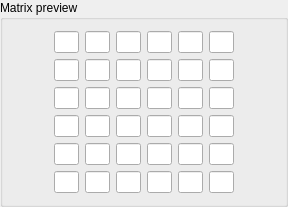
    <widget class="QGroupBox" name="gbMatrixPreview">
     <property name="title">
      <string>Matrix preview</string>
     </property>
     <layout class="QVBoxLayout" name="verticalLayout_4">
      <item>
       <layout class="QHBoxLayout" name="horizontalLayout">
        <item>
         <spacer name="horizontalSpacer_3">
          <property name="orientation">
           <enum>Qt::Horizontal</enum>
          </property>
          <property name="sizeHint" stdset="0">
           <size>
            <width>40</width>
            <height>20</height>
           </size>
          </property>
         </spacer>
        </item>
        <item>
         <layout class="QGridLayout" name="gridLayout">
          <property name="sizeConstraint">
           <enum>QLayout::SetDefaultConstraint</enum>
          </property>
          <item row="4" column="3">
           <widget class="QLineEdit" name="txtMatrix_42">
            <property name="sizePolicy">
             <sizepolicy hsizetype="Expanding" vsizetype="Fixed">
              <horstretch>0</horstretch>
              <verstretch>0</verstretch>
             </sizepolicy>
            </property>
            <property name="maximumSize">
             <size>
              <width>25</width>
              <height>16777215</height>
             </size>
            </property>
            <property name="text">
             <string/>
            </property>
            <property name="maxLength">
             <number>1</number>
            </property>
            <property name="alignment">
             <set>Qt::AlignCenter</set>
            </property>
            <property name="readOnly">
             <bool>true</bool>
            </property>
           </widget>
          </item>
          <item row="4" column="5">
           <widget class="QLineEdit" name="txtMatrix_44">
            <property name="sizePolicy">
             <sizepolicy hsizetype="Expanding" vsizetype="Fixed">
              <horstretch>0</horstretch>
              <verstretch>0</verstretch>
             </sizepolicy>
            </property>
            <property name="maximumSize">
             <size>
              <width>25</width>
              <height>16777215</height>
             </size>
            </property>
            <property name="text">
             <string/>
            </property>
            <property name="maxLength">
             <number>1</number>
            </property>
            <property name="alignment">
             <set>Qt::AlignCenter</set>
            </property>
            <property name="readOnly">
             <bool>true</bool>
            </property>
           </widget>
          </item>
          <item row="0" column="1">
           <widget class="QLineEdit" name="txtMatrix_00">
            <property name="sizePolicy">
             <sizepolicy hsizetype="Expanding" vsizetype="Fixed">
              <horstretch>0</horstretch>
              <verstretch>0</verstretch>
             </sizepolicy>
            </property>
            <property name="maximumSize">
             <size>
              <width>25</width>
              <height>16777215</height>
             </size>
            </property>
            <property name="text">
             <string/>
            </property>
            <property name="maxLength">
             <number>1</number>
            </property>
            <property name="alignment">
             <set>Qt::AlignCenter</set>
            </property>
            <property name="readOnly">
             <bool>true</bool>
            </property>
           </widget>
          </item>
          <item row="0" column="2">
           <widget class="QLineEdit" name="txtMatrix_01">
            <property name="sizePolicy">
             <sizepolicy hsizetype="Expanding" vsizetype="Fixed">
              <horstretch>0</horstretch>
              <verstretch>0</verstretch>
             </sizepolicy>
            </property>
            <property name="maximumSize">
             <size>
              <width>25</width>
              <height>16777215</height>
             </size>
            </property>
            <property name="text">
             <string/>
            </property>
            <property name="maxLength">
             <number>1</number>
            </property>
            <property name="alignment">
             <set>Qt::AlignCenter</set>
            </property>
            <property name="readOnly">
             <bool>true</bool>
            </property>
           </widget>
          </item>
          <item row="1" column="5">
           <widget class="QLineEdit" name="txtMatrix_14">
            <property name="sizePolicy">
             <sizepolicy hsizetype="Expanding" vsizetype="Fixed">
              <horstretch>0</horstretch>
              <verstretch>0</verstretch>
             </sizepolicy>
            </property>
            <property name="maximumSize">
             <size>
              <width>25</width>
              <height>16777215</height>
             </size>
            </property>
            <property name="text">
             <string/>
            </property>
            <property name="maxLength">
             <number>1</number>
            </property>
            <property name="alignment">
             <set>Qt::AlignCenter</set>
            </property>
            <property name="readOnly">
             <bool>true</bool>
            </property>
           </widget>
          </item>
          <item row="2" column="4">
           <widget class="QLineEdit" name="txtMatrix_23">
            <property name="sizePolicy">
             <sizepolicy hsizetype="Expanding" vsizetype="Fixed">
              <horstretch>0</horstretch>
              <verstretch>0</verstretch>
             </sizepolicy>
            </property>
            <property name="maximumSize">
             <size>
              <width>25</width>
              <height>16777215</height>
             </size>
            </property>
            <property name="text">
             <string/>
            </property>
            <property name="maxLength">
             <number>1</number>
            </property>
            <property name="alignment">
             <set>Qt::AlignCenter</set>
            </property>
            <property name="readOnly">
             <bool>true</bool>
            </property>
           </widget>
          </item>
          <item row="3" column="2">
           <widget class="QLineEdit" name="txtMatrix_31">
            <property name="sizePolicy">
             <sizepolicy hsizetype="Expanding" vsizetype="Fixed">
              <horstretch>0</horstretch>
              <verstretch>0</verstretch>
             </sizepolicy>
            </property>
            <property name="maximumSize">
             <size>
              <width>25</width>
              <height>16777215</height>
             </size>
            </property>
            <property name="text">
             <string/>
            </property>
            <property name="maxLength">
             <number>1</number>
            </property>
            <property name="alignment">
             <set>Qt::AlignCenter</set>
            </property>
            <property name="readOnly">
             <bool>true</bool>
            </property>
           </widget>
          </item>
          <item row="4" column="2">
           <widget class="QLineEdit" name="txtMatrix_41">
            <property name="sizePolicy">
             <sizepolicy hsizetype="Expanding" vsizetype="Fixed">
              <horstretch>0</horstretch>
              <verstretch>0</verstretch>
             </sizepolicy>
            </property>
            <property name="maximumSize">
             <size>
              <width>25</width>
              <height>16777215</height>
             </size>
            </property>
            <property name="text">
             <string/>
            </property>
            <property name="maxLength">
             <number>1</number>
            </property>
            <property name="alignment">
             <set>Qt::AlignCenter</set>
            </property>
            <property name="readOnly">
             <bool>true</bool>
            </property>
           </widget>
          </item>
          <item row="5" column="3">
           <widget class="QLineEdit" name="txtMatrix_52">
            <property name="sizePolicy">
             <sizepolicy hsizetype="Expanding" vsizetype="Fixed">
              <horstretch>0</horstretch>
              <verstretch>0</verstretch>
             </sizepolicy>
            </property>
            <property name="maximumSize">
             <size>
              <width>25</width>
              <height>16777215</height>
             </size>
            </property>
            <property name="text">
             <string/>
            </property>
            <property name="maxLength">
             <number>1</number>
            </property>
            <property name="alignment">
             <set>Qt::AlignCenter</set>
            </property>
            <property name="readOnly">
             <bool>true</bool>
            </property>
           </widget>
          </item>
          <item row="2" column="5">
           <widget class="QLineEdit" name="txtMatrix_24">
            <property name="sizePolicy">
             <sizepolicy hsizetype="Expanding" vsizetype="Fixed">
              <horstretch>0</horstretch>
              <verstretch>0</verstretch>
             </sizepolicy>
            </property>
            <property name="maximumSize">
             <size>
              <width>25</width>
              <height>16777215</height>
             </size>
            </property>
            <property name="text">
             <string/>
            </property>
            <property name="maxLength">
             <number>1</number>
            </property>
            <property name="alignment">
             <set>Qt::AlignCenter</set>
            </property>
            <property name="readOnly">
             <bool>true</bool>
            </property>
           </widget>
          </item>
          <item row="0" column="5">
           <widget class="QLineEdit" name="txtMatrix_04">
            <property name="sizePolicy">
             <sizepolicy hsizetype="Expanding" vsizetype="Fixed">
              <horstretch>0</horstretch>
              <verstretch>0</verstretch>
             </sizepolicy>
            </property>
            <property name="maximumSize">
             <size>
              <width>25</width>
              <height>16777215</height>
             </size>
            </property>
            <property name="text">
             <string/>
            </property>
            <property name="maxLength">
             <number>1</number>
            </property>
            <property name="alignment">
             <set>Qt::AlignCenter</set>
            </property>
            <property name="readOnly">
             <bool>true</bool>
            </property>
           </widget>
          </item>
          <item row="4" column="4">
           <widget class="QLineEdit" name="txtMatrix_43">
            <property name="sizePolicy">
             <sizepolicy hsizetype="Expanding" vsizetype="Fixed">
              <horstretch>0</horstretch>
              <verstretch>0</verstretch>
             </sizepolicy>
            </property>
            <property name="maximumSize">
             <size>
              <width>25</width>
              <height>16777215</height>
             </size>
            </property>
            <property name="text">
             <string/>
            </property>
            <property name="maxLength">
             <number>1</number>
            </property>
            <property name="alignment">
             <set>Qt::AlignCenter</set>
            </property>
            <property name="readOnly">
             <bool>true</bool>
            </property>
           </widget>
          </item>
          <item row="5" column="2">
           <widget class="QLineEdit" name="txtMatrix_51">
            <property name="sizePolicy">
             <sizepolicy hsizetype="Expanding" vsizetype="Fixed">
              <horstretch>0</horstretch>
              <verstretch>0</verstretch>
             </sizepolicy>
            </property>
            <property name="maximumSize">
             <size>
              <width>25</width>
              <height>16777215</height>
             </size>
            </property>
            <property name="text">
             <string/>
            </property>
            <property name="maxLength">
             <number>1</number>
            </property>
            <property name="alignment">
             <set>Qt::AlignCenter</set>
            </property>
            <property name="readOnly">
             <bool>true</bool>
            </property>
           </widget>
          </item>
          <item row="1" column="4">
           <widget class="QLineEdit" name="txtMatrix_13">
            <property name="sizePolicy">
             <sizepolicy hsizetype="Expanding" vsizetype="Fixed">
              <horstretch>0</horstretch>
              <verstretch>0</verstretch>
             </sizepolicy>
            </property>
            <property name="maximumSize">
             <size>
              <width>25</width>
              <height>16777215</height>
             </size>
            </property>
            <property name="text">
             <string/>
            </property>
            <property name="maxLength">
             <number>1</number>
            </property>
            <property name="alignment">
             <set>Qt::AlignCenter</set>
            </property>
            <property name="readOnly">
             <bool>true</bool>
            </property>
           </widget>
          </item>
          <item row="4" column="1">
           <widget class="QLineEdit" name="txtMatrix_40">
            <property name="sizePolicy">
             <sizepolicy hsizetype="Expanding" vsizetype="Fixed">
              <horstretch>0</horstretch>
              <verstretch>0</verstretch>
             </sizepolicy>
            </property>
            <property name="maximumSize">
             <size>
              <width>25</width>
              <height>16777215</height>
             </size>
            </property>
            <property name="text">
             <string/>
            </property>
            <property name="maxLength">
             <number>1</number>
            </property>
            <property name="alignment">
             <set>Qt::AlignCenter</set>
            </property>
            <property name="readOnly">
             <bool>true</bool>
            </property>
           </widget>
          </item>
          <item row="1" column="3">
           <widget class="QLineEdit" name="txtMatrix_12">
            <property name="sizePolicy">
             <sizepolicy hsizetype="Expanding" vsizetype="Fixed">
              <horstretch>0</horstretch>
              <verstretch>0</verstretch>
             </sizepolicy>
            </property>
            <property name="maximumSize">
             <size>
              <width>25</width>
              <height>16777215</height>
             </size>
            </property>
            <property name="text">
             <string/>
            </property>
            <property name="maxLength">
             <number>1</number>
            </property>
            <property name="alignment">
             <set>Qt::AlignCenter</set>
            </property>
            <property name="readOnly">
             <bool>true</bool>
            </property>
           </widget>
          </item>
          <item row="2" column="3">
           <widget class="QLineEdit" name="txtMatrix_22">
            <property name="sizePolicy">
             <sizepolicy hsizetype="Expanding" vsizetype="Fixed">
              <horstretch>0</horstretch>
              <verstretch>0</verstretch>
             </sizepolicy>
            </property>
            <property name="maximumSize">
             <size>
              <width>25</width>
              <height>16777215</height>
             </size>
            </property>
            <property name="text">
             <string/>
            </property>
            <property name="maxLength">
             <number>1</number>
            </property>
            <property name="alignment">
             <set>Qt::AlignCenter</set>
            </property>
            <property name="readOnly">
             <bool>true</bool>
            </property>
           </widget>
          </item>
          <item row="3" column="6">
           <widget class="QLineEdit" name="txtMatrix_35">
            <property name="sizePolicy">
             <sizepolicy hsizetype="Expanding" vsizetype="Fixed">
              <horstretch>0</horstretch>
              <verstretch>0</verstretch>
             </sizepolicy>
            </property>
            <property name="maximumSize">
             <size>
              <width>25</width>
              <height>16777215</height>
             </size>
            </property>
            <property name="text">
             <string/>
            </property>
            <property name="maxLength">
             <number>1</number>
            </property>
            <property name="alignment">
             <set>Qt::AlignCenter</set>
            </property>
            <property name="readOnly">
             <bool>true</bool>
            </property>
           </widget>
          </item>
          <item row="0" column="3">
           <widget class="QLineEdit" name="txtMatrix_02">
            <property name="sizePolicy">
             <sizepolicy hsizetype="Expanding" vsizetype="Fixed">
              <horstretch>0</horstretch>
              <verstretch>0</verstretch>
             </sizepolicy>
            </property>
            <property name="maximumSize">
             <size>
              <width>25</width>
              <height>16777215</height>
             </size>
            </property>
            <property name="text">
             <string/>
            </property>
            <property name="maxLength">
             <number>1</number>
            </property>
            <property name="alignment">
             <set>Qt::AlignCenter</set>
            </property>
            <property name="readOnly">
             <bool>true</bool>
            </property>
           </widget>
          </item>
          <item row="1" column="2">
           <widget class="QLineEdit" name="txtMatrix_11">
            <property name="sizePolicy">
             <sizepolicy hsizetype="Expanding" vsizetype="Fixed">
              <horstretch>0</horstretch>
              <verstretch>0</verstretch>
             </sizepolicy>
            </property>
            <property name="maximumSize">
             <size>
              <width>25</width>
              <height>16777215</height>
             </size>
            </property>
            <property name="text">
             <string/>
            </property>
            <property name="maxLength">
             <number>1</number>
            </property>
            <property name="alignment">
             <set>Qt::AlignCenter</set>
            </property>
            <property name="readOnly">
             <bool>true</bool>
            </property>
           </widget>
          </item>
          <item row="2" column="6">
           <widget class="QLineEdit" name="txtMatrix_25">
            <property name="sizePolicy">
             <sizepolicy hsizetype="Expanding" vsizetype="Fixed">
              <horstretch>0</horstretch>
              <verstretch>0</verstretch>
             </sizepolicy>
            </property>
            <property name="maximumSize">
             <size>
              <width>25</width>
              <height>16777215</height>
             </size>
            </property>
            <property name="text">
             <string/>
            </property>
            <property name="maxLength">
             <number>1</number>
            </property>
            <property name="alignment">
             <set>Qt::AlignCenter</set>
            </property>
            <property name="readOnly">
             <bool>true</bool>
            </property>
           </widget>
          </item>
          <item row="4" column="6">
           <widget class="QLineEdit" name="txtMatrix_45">
            <property name="sizePolicy">
             <sizepolicy hsizetype="Expanding" vsizetype="Fixed">
              <horstretch>0</horstretch>
              <verstretch>0</verstretch>
             </sizepolicy>
            </property>
            <property name="maximumSize">
             <size>
              <width>25</width>
              <height>16777215</height>
             </size>
            </property>
            <property name="text">
             <string/>
            </property>
            <property name="maxLength">
             <number>1</number>
            </property>
            <property name="alignment">
             <set>Qt::AlignCenter</set>
            </property>
            <property name="readOnly">
             <bool>true</bool>
            </property>
           </widget>
          </item>
          <item row="0" column="4">
           <widget class="QLineEdit" name="txtMatrix_03">
            <property name="sizePolicy">
             <sizepolicy hsizetype="Expanding" vsizetype="Fixed">
              <horstretch>0</horstretch>
              <verstretch>0</verstretch>
             </sizepolicy>
            </property>
            <property name="maximumSize">
             <size>
              <width>25</width>
              <height>16777215</height>
             </size>
            </property>
            <property name="text">
             <string/>
            </property>
            <property name="maxLength">
             <number>1</number>
            </property>
            <property name="alignment">
             <set>Qt::AlignCenter</set>
            </property>
            <property name="readOnly">
             <bool>true</bool>
            </property>
           </widget>
          </item>
          <item row="3" column="3">
           <widget class="QLineEdit" name="txtMatrix_32">
            <property name="sizePolicy">
             <sizepolicy hsizetype="Expanding" vsizetype="Fixed">
              <horstretch>0</horstretch>
              <verstretch>0</verstretch>
             </sizepolicy>
            </property>
            <property name="maximumSize">
             <size>
              <width>25</width>
              <height>16777215</height>
             </size>
            </property>
            <property name="text">
             <string/>
            </property>
            <property name="maxLength">
             <number>1</number>
            </property>
            <property name="alignment">
             <set>Qt::AlignCenter</set>
            </property>
            <property name="readOnly">
             <bool>true</bool>
            </property>
           </widget>
          </item>
          <item row="5" column="6">
           <widget class="QLineEdit" name="txtMatrix_55">
            <property name="sizePolicy">
             <sizepolicy hsizetype="Expanding" vsizetype="Fixed">
              <horstretch>0</horstretch>
              <verstretch>0</verstretch>
             </sizepolicy>
            </property>
            <property name="maximumSize">
             <size>
              <width>25</width>
              <height>16777215</height>
             </size>
            </property>
            <property name="text">
             <string/>
            </property>
            <property name="maxLength">
             <number>1</number>
            </property>
            <property name="alignment">
             <set>Qt::AlignCenter</set>
            </property>
            <property name="readOnly">
             <bool>true</bool>
            </property>
           </widget>
          </item>
          <item row="1" column="6">
           <widget class="QLineEdit" name="txtMatrix_15">
            <property name="sizePolicy">
             <sizepolicy hsizetype="Expanding" vsizetype="Fixed">
              <horstretch>0</horstretch>
              <verstretch>0</verstretch>
             </sizepolicy>
            </property>
            <property name="maximumSize">
             <size>
              <width>25</width>
              <height>16777215</height>
             </size>
            </property>
            <property name="text">
             <string/>
            </property>
            <property name="maxLength">
             <number>1</number>
            </property>
            <property name="alignment">
             <set>Qt::AlignCenter</set>
            </property>
            <property name="readOnly">
             <bool>true</bool>
            </property>
           </widget>
          </item>
          <item row="3" column="5">
           <widget class="QLineEdit" name="txtMatrix_34">
            <property name="sizePolicy">
             <sizepolicy hsizetype="Expanding" vsizetype="Fixed">
              <horstretch>0</horstretch>
              <verstretch>0</verstretch>
             </sizepolicy>
            </property>
            <property name="maximumSize">
             <size>
              <width>25</width>
              <height>16777215</height>
             </size>
            </property>
            <property name="text">
             <string/>
            </property>
            <property name="maxLength">
             <number>1</number>
            </property>
            <property name="alignment">
             <set>Qt::AlignCenter</set>
            </property>
            <property name="readOnly">
             <bool>true</bool>
            </property>
           </widget>
          </item>
          <item row="3" column="1">
           <widget class="QLineEdit" name="txtMatrix_30">
            <property name="sizePolicy">
             <sizepolicy hsizetype="Expanding" vsizetype="Fixed">
              <horstretch>0</horstretch>
              <verstretch>0</verstretch>
             </sizepolicy>
            </property>
            <property name="maximumSize">
             <size>
              <width>25</width>
              <height>16777215</height>
             </size>
            </property>
            <property name="text">
             <string/>
            </property>
            <property name="maxLength">
             <number>1</number>
            </property>
            <property name="alignment">
             <set>Qt::AlignCenter</set>
            </property>
            <property name="readOnly">
             <bool>true</bool>
            </property>
           </widget>
          </item>
          <item row="1" column="1">
           <widget class="QLineEdit" name="txtMatrix_10">
            <property name="sizePolicy">
             <sizepolicy hsizetype="Expanding" vsizetype="Fixed">
              <horstretch>0</horstretch>
              <verstretch>0</verstretch>
             </sizepolicy>
            </property>
            <property name="maximumSize">
             <size>
              <width>25</width>
              <height>16777215</height>
             </size>
            </property>
            <property name="text">
             <string/>
            </property>
            <property name="maxLength">
             <number>1</number>
            </property>
            <property name="alignment">
             <set>Qt::AlignCenter</set>
            </property>
            <property name="readOnly">
             <bool>true</bool>
            </property>
           </widget>
          </item>
          <item row="5" column="4">
           <widget class="QLineEdit" name="txtMatrix_53">
            <property name="sizePolicy">
             <sizepolicy hsizetype="Expanding" vsizetype="Fixed">
              <horstretch>0</horstretch>
              <verstretch>0</verstretch>
             </sizepolicy>
            </property>
            <property name="maximumSize">
             <size>
              <width>25</width>
              <height>16777215</height>
             </size>
            </property>
            <property name="text">
             <string/>
            </property>
            <property name="maxLength">
             <number>1</number>
            </property>
            <property name="alignment">
             <set>Qt::AlignCenter</set>
            </property>
            <property name="readOnly">
             <bool>true</bool>
            </property>
           </widget>
          </item>
          <item row="5" column="5">
           <widget class="QLineEdit" name="txtMatrix_54">
            <property name="sizePolicy">
             <sizepolicy hsizetype="Expanding" vsizetype="Fixed">
              <horstretch>0</horstretch>
              <verstretch>0</verstretch>
             </sizepolicy>
            </property>
            <property name="maximumSize">
             <size>
              <width>25</width>
              <height>16777215</height>
             </size>
            </property>
            <property name="text">
             <string/>
            </property>
            <property name="maxLength">
             <number>1</number>
            </property>
            <property name="alignment">
             <set>Qt::AlignCenter</set>
            </property>
            <property name="readOnly">
             <bool>true</bool>
            </property>
           </widget>
          </item>
          <item row="0" column="6">
           <widget class="QLineEdit" name="txtMatrix_05">
            <property name="sizePolicy">
             <sizepolicy hsizetype="Expanding" vsizetype="Fixed">
              <horstretch>0</horstretch>
              <verstretch>0</verstretch>
             </sizepolicy>
            </property>
            <property name="maximumSize">
             <size>
              <width>25</width>
              <height>16777215</height>
             </size>
            </property>
            <property name="text">
             <string/>
            </property>
            <property name="maxLength">
             <number>1</number>
            </property>
            <property name="alignment">
             <set>Qt::AlignCenter</set>
            </property>
            <property name="readOnly">
             <bool>true</bool>
            </property>
           </widget>
          </item>
          <item row="2" column="2">
           <widget class="QLineEdit" name="txtMatrix_21">
            <property name="sizePolicy">
             <sizepolicy hsizetype="Expanding" vsizetype="Fixed">
              <horstretch>0</horstretch>
              <verstretch>0</verstretch>
             </sizepolicy>
            </property>
            <property name="maximumSize">
             <size>
              <width>25</width>
              <height>16777215</height>
             </size>
            </property>
            <property name="text">
             <string/>
            </property>
            <property name="maxLength">
             <number>1</number>
            </property>
            <property name="alignment">
             <set>Qt::AlignCenter</set>
            </property>
            <property name="readOnly">
             <bool>true</bool>
            </property>
           </widget>
          </item>
          <item row="5" column="1">
           <widget class="QLineEdit" name="txtMatrix_50">
            <property name="sizePolicy">
             <sizepolicy hsizetype="Expanding" vsizetype="Fixed">
              <horstretch>0</horstretch>
              <verstretch>0</verstretch>
             </sizepolicy>
            </property>
            <property name="maximumSize">
             <size>
              <width>25</width>
              <height>16777215</height>
             </size>
            </property>
            <property name="text">
             <string/>
            </property>
            <property name="maxLength">
             <number>1</number>
            </property>
            <property name="alignment">
             <set>Qt::AlignCenter</set>
            </property>
            <property name="readOnly">
             <bool>true</bool>
            </property>
           </widget>
          </item>
          <item row="2" column="1">
           <widget class="QLineEdit" name="txtMatrix_20">
            <property name="sizePolicy">
             <sizepolicy hsizetype="Expanding" vsizetype="Fixed">
              <horstretch>0</horstretch>
              <verstretch>0</verstretch>
             </sizepolicy>
            </property>
            <property name="maximumSize">
             <size>
              <width>25</width>
              <height>16777215</height>
             </size>
            </property>
            <property name="text">
             <string/>
            </property>
            <property name="maxLength">
             <number>1</number>
            </property>
            <property name="alignment">
             <set>Qt::AlignCenter</set>
            </property>
            <property name="readOnly">
             <bool>true</bool>
            </property>
           </widget>
          </item>
          <item row="3" column="4">
           <widget class="QLineEdit" name="txtMatrix_33">
            <property name="sizePolicy">
             <sizepolicy hsizetype="Expanding" vsizetype="Fixed">
              <horstretch>0</horstretch>
              <verstretch>0</verstretch>
             </sizepolicy>
            </property>
            <property name="maximumSize">
             <size>
              <width>25</width>
              <height>16777215</height>
             </size>
            </property>
            <property name="text">
             <string/>
            </property>
            <property name="maxLength">
             <number>1</number>
            </property>
            <property name="alignment">
             <set>Qt::AlignCenter</set>
            </property>
            <property name="readOnly">
             <bool>true</bool>
            </property>
           </widget>
          </item>
         </layout>
        </item>
        <item>
         <spacer name="horizontalSpacer">
          <property name="orientation">
           <enum>Qt::Horizontal</enum>
          </property>
          <property name="sizeHint" stdset="0">
           <size>
            <width>40</width>
            <height>20</height>
           </size>
          </property>
         </spacer>
        </item>
       </layout>
      </item>
     </layout>
    </widget>
